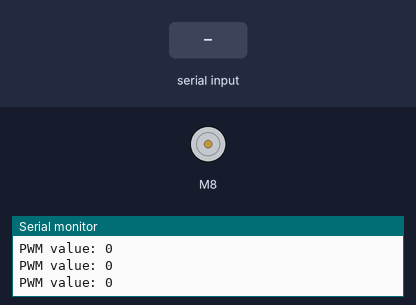
Recording of a sketch running on a simulated Arduino Uno, built with avr-gcc and run on an emulated ATmega328P. On the bench: DC motor (green arrow = forward, orange = backward, longer = faster), the last lines printed to the serial monitor. The inputs (shaded band) are chosen by the test bench.

Above: at 1.2 s.
1.3 s: "90,45\n" received over Serial
At 2.1 s:
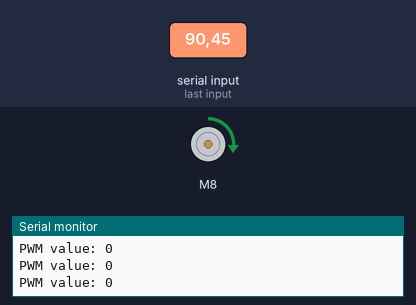
3.8 s: "30,150\n" received over Serial
At 4.5 s:
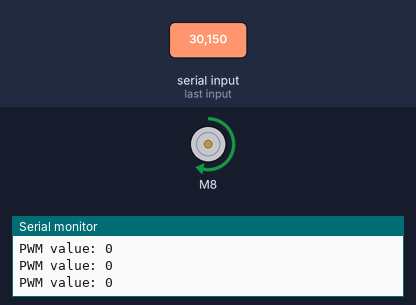
6.3 s: "200\n" received over Serial
At 7.0 s:
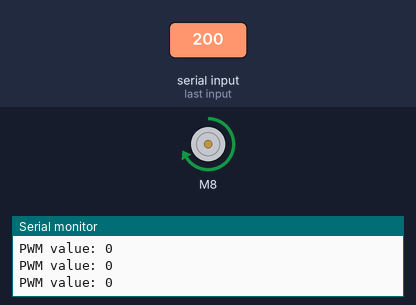
Timing chart, 0 to 9.3 s (numbered marks = the images above; inputs shaded):
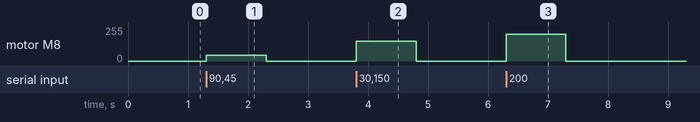

The sketch:

Control_Encoder_by_Using_PWM.ino
```cpp
/*
* Simple code for the L298N motor controller
* and Metal Gearmotor 37Dx52L mm with 64 CPR Encoder
*/
#include <L298N.h>

// motor pin definition
#define M_EN 9
#define M_IN1 8
#define M_IN2 7

// create a motor instance
L298N motor(M_EN, M_IN1, M_IN2);
// PWM signal for the motor driver
unsigned short driverPwm = 0;

// variables for sending information frequency configuration
long previousMillis = 0;
long interval = 200;

void setup() {
  Serial.begin(57600);
  Serial.println("Basic Motor Test:");
}

void loop() {

  unsigned long currentMillis = millis();
  if(currentMillis - previousMillis > interval){
    Serial.print("PWM value: ");
    Serial.println(driverPwm);
    previousMillis = currentMillis;
  }

  // check if the data has been sent from the computer:
  // to make this code work properly, select "No line ending" in monitor
  if (Serial.available()) {
    // Narrowing convertion without check! Don't do this in production:)
    driverPwm = Serial.parseInt();
  }

  motor.setSpeed(driverPwm);
  motor.forward();
}
```

Measured:
- after the input at 1.3 s, motor M8: stopped → forward 45/255 at once, → stopped 1.0 s later
- after the input at 3.8 s, motor M8: stopped → forward 150/255 at once, → stopped 1.0 s later
- after the input at 6.3 s, motor M8: stopped → forward 200/255 at once, → stopped 1.0 s later
